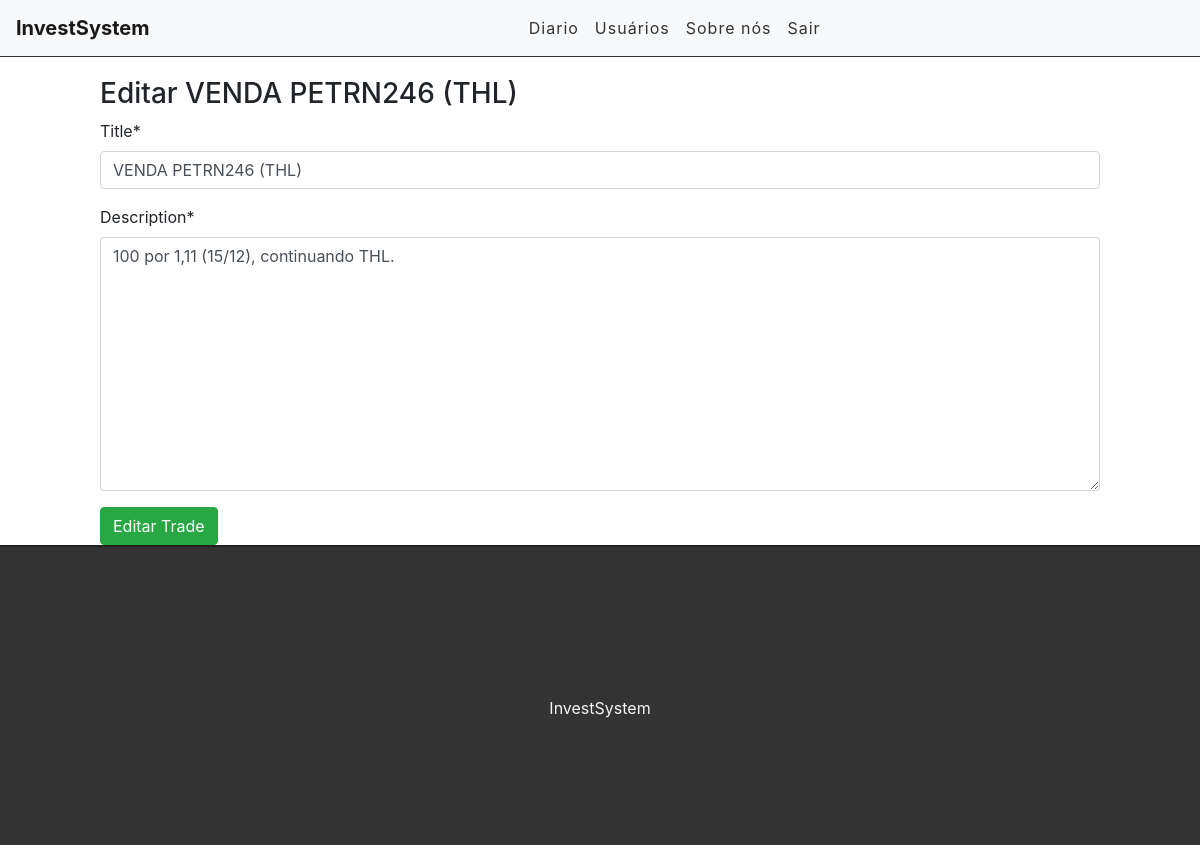
The page /edit/240283412398876957 (signed in) on the database its author committed.
### contas/models.py (models this page shows, shortened)
class Trade(models.Model):
      STATUS = (
            ('doing', 'Doing'),
            ('done', 'Done'),
      )
      title = models.CharField(max_length=255)
      description = models.TextField()
      done = models.CharField(
            max_length=5,
            choices = STATUS,
      )
      user = models.ForeignKey(get_user_model(), on_delete=models.CASCADE)
      created_at = models.DateTimeField(auto_now_add=True)
      updated_at = models.DateTimeField(auto_now=True)

### contas/views.py (the view)
# urls.py: path('edit/<int:id>',views.editTrade, name='edittrade'),
@login_required
def editTrade(request, id):
    trade = get_object_or_404(Trade, pk=id)
    form = TradeForm(instance = trade)
    if (request.method == 'POST'):
        form = TradeForm(request.POST, instance=trade)
        if (form.is_valid()):
            trade.save()
            return redirect('diario')
        else:
            return render(request, 'contas/edittrade.html', {'form':form, 'trade':trade})
    else:
        return render(request, 'contas/edittrade.html', {'form':form, 'trade':trade})

### contas/forms.py
class TradeForm(forms.ModelForm):
    class Meta:
        model = Trade
        fields = ('title', 'description')

### contas/templates/contas/edittrade.html (shortened to what this page needs)
{%extends 'contas/base.html'%}
{% load crispy_forms_tags %}
{%block content%}
<div class="offset-1 col-10 list-div">
    <h3>Editar {{trade.title}}</h3>
    <form method="POST">
        {{form|crispy}}
        <input type="submit" class="btn btn-success" value="Editar Trade">
    </form>
</div>
{%endblock%}

### contas/static/css/styles.css (style rules this page uses)
.list-div { padding: 0; }

### contas/templates/contas/edittrade.html (style rules this page uses)
.list-div { padding: 0; }

### rows shown on the page
Trade: title "VENDA PETRN246 (THL)", description "100 por 1,11 (15/12), continuando THL."
